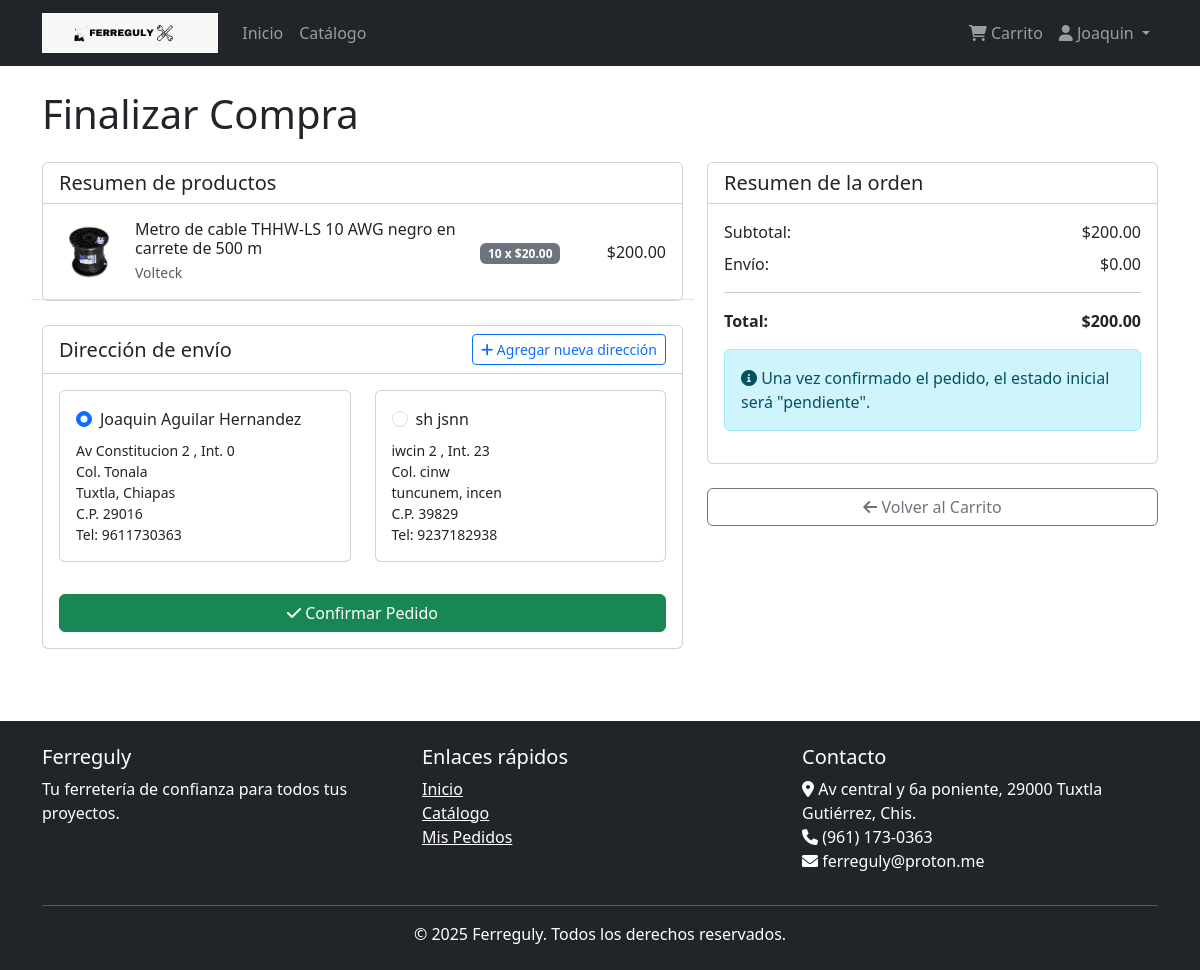
Page /pedidos/colocar-pedido/ (signed in) on the committed database.
### usuarios/models.py (models this page shows, shortened)
class Usuario(AbstractBaseUser, PermissionsMixin):
    id_usuario = models.AutoField(primary_key=True)
    nombre = models.CharField(max_length=35)
    apellidos = models.CharField(max_length=50)
    email = models.EmailField(max_length=45, unique=True)
    telefono = models.CharField(max_length=10, null=True, blank=True)
    tipo_usuario = models.CharField(
        max_length=15,
        choices=[('cliente', 'Cliente'), ('administrador', 'Administrador')],
        default='cliente'
    )
    fecha_registro = models.DateTimeField(default=timezone.now)
    activo = models.BooleanField(default=True)
    is_staff = models.BooleanField(default=False)
    is_active = models.BooleanField(default=True)
    USERNAME_FIELD = 'email'
    REQUIRED_FIELDS = ['nombre', 'apellidos']
    objects = UsuarioManager()
    class Meta:
        db_table = 'usuario'
        verbose_name = 'Usuario'
        verbose_name_plural = 'Usuarios'

class Direccion(models.Model):
    id_direccion = models.AutoField(primary_key=True)
    id_usuario = models.ForeignKey(Usuario, on_delete=models.CASCADE, related_name='direcciones')
    nombre = models.CharField(max_length=35)
    apellidos = models.CharField(max_length=50)
    telefono = models.CharField(max_length=10)
    email = models.EmailField(max_length=45)
    calle = models.CharField(max_length=80)
    numero_ext = models.CharField(max_length=10)
    numero_int = models.CharField(max_length=10, null=True, blank=True)
    colonia = models.CharField(max_length=60)
    ciudad = models.CharField(max_length=40)
    estado = models.CharField(max_length=30)
    codigo_postal = models.CharField(max_length=5)
    class Meta:
        db_table = 'direccion'
        verbose_name = 'Dirección'
        verbose_name_plural = 'Direcciones'

### pedidos/models.py (models this page shows, shortened)
class Carrito(models.Model):
    id_carrito = models.AutoField(primary_key=True)
    id_usuario = models.ForeignKey(Usuario, on_delete=models.CASCADE, related_name='carrito')
    id_producto = models.ForeignKey(Producto, on_delete=models.CASCADE, related_name='carrito_items')
    cantidad = models.IntegerField(default=1)
    fecha_agregado = models.DateTimeField(default=timezone.now)
    class Meta:
        db_table = 'carrito'
        verbose_name = 'Carrito'
        verbose_name_plural = 'Carritos'
        unique_together = ('id_usuario', 'id_producto')
        indexes = [
            models.Index(fields=['id_usuario'], name='idx_carrito_usuario'),
        ]
    @property
    def subtotal(self):
        return self.cantidad * self.id_producto.precio

### productos/models.py (models this page shows, shortened)
class Producto(models.Model):
    id_producto = models.AutoField(primary_key=True)
    nombre = models.CharField(max_length=100)
    descripcion = models.TextField()
    id_categoria = models.ForeignKey(Categoria, on_delete=models.RESTRICT, related_name='productos')
    id_marca = models.ForeignKey(Marca, on_delete=models.RESTRICT, related_name='productos')
    precio = models.DecimalField(max_digits=10, decimal_places=2)
    stock = models.IntegerField(default=0)
    imagen = models.ImageField(upload_to='productos/', max_length=200, null=True, blank=True)
    activo = models.BooleanField(default=True)
    fecha_creacion = models.DateTimeField(default=timezone.now)
    class Meta:
        db_table = 'producto'
        verbose_name = 'Producto'
        verbose_name_plural = 'Productos'
        indexes = [
            models.Index(fields=['id_categoria'], name='idx_producto_categoria'),
            models.Index(fields=['id_marca'], name='idx_producto_marca'),
        ]

class Marca(models.Model):
    id_marca = models.AutoField(primary_key=True)
    nombre = models.CharField(max_length=35)
    activo = models.BooleanField(default=True)
    class Meta:
        db_table = 'marca'
        verbose_name = 'Marca'
        verbose_name_plural = 'Marcas'

### pedidos/views.py (the view)
# urls.py: path('colocar-pedido/', views.colocar_pedido, name='colocar_pedido'),
@login_required
def colocar_pedido(request):
    carrito_items = Carrito.objects.filter(id_usuario=request.user).select_related('id_producto')
    if not carrito_items.exists():
        messages.error(request, 'Tu carrito está vacío.')
        return redirect('carrito_lista')
    for item in carrito_items:
        if item.cantidad > item.id_producto.stock:
            messages.error(
                request,
                f'La cantidad de "{item.id_producto.nombre}" supera el stock disponible ({item.id_producto.stock}).'
            )
            return redirect('carrito_lista')
    direcciones = Direccion.objects.filter(id_usuario=request.user)
    tiene_direcciones = direcciones.exists()
    if not tiene_direcciones and request.method != 'POST':
        messages.warning(request, 'Necesitas agregar una dirección para completar tu pedido.')
        return redirect('direccion_crear')
    if request.method == 'POST':
        form = PedidoForm(request.user, request.POST)
        if form.is_valid():
            try:
                with transaction.atomic():
                    subtotal = sum(item.subtotal for item in carrito_items)
                    total = subtotal  # Aquí se podría agregar lógica para impuestos, envío, etc.
                    pedido = Pedido(
                        id_usuario=request.user,
                        id_direccion_envio=form.cleaned_data['id_direccion_envio'],
                        subtotal=subtotal,
                        total=total,
                        estado='pendiente'
                    )
                    pedido.save()
                    for item in carrito_items:
                        DetallePedido.objects.create(
                            id_pedido=pedido,
                            id_producto=item.id_producto,
                            cantidad=item.cantidad,
                            precio_unitario=item.id_producto.precio,
                            subtotal=item.subtotal
                        )
                        producto = item.id_producto
                        producto.stock -= item.cantidad
                        producto.save()
                    carrito_items.delete()
                    messages.success(request, f'¡Pedido #{pedido.id_pedido} creado correctamente!')
                    return redirect('pedido_detalle', pk=pedido.id_pedido)
            except Exception as e:
                messages.error(request, f'Error al procesar el pedido: {str(e)}')
    else:
        form = PedidoForm(request.user)
    total = sum(item.subtotal for item in carrito_items)
    return render(request, 'pedidos/colocar_pedido.html', {
        'form': form,
        'carrito_items': carrito_items,
        'total': total,
        'direcciones': direcciones,
        'tiene_direcciones': tiene_direcciones
    })

### templates/pedidos/colocar_pedido.html (shortened to what this page needs)
{% extends 'base.html' %}
{% block content %}
<h1 class="mb-4">Finalizar Compra</h1>
<div class="row">
    <div class="col-md-7">
        <div class="card mb-4">
            <div class="card-header bg-white">
                <h5 class="mb-0">Resumen de productos</h5>
            </div>
            <div class="card-body p-0">
                {% for item in carrito_items %}
                    <div class="row py-3 px-3 border-bottom align-items-center">
                        <div class="col-md-8">
                            <div class="d-flex align-items-center">
                                {% if item.id_producto.imagen %}
                                    <img src="{{ item.id_producto.imagen.url }}" alt="{{ item.id_producto.nombre }}" style="width: 60px; height: 60px; object-fit: contain;" class="me-3">
                                {% else %}
                                    <div class="bg-light text-center me-3" style="width: 60px; height: 60px; line-height: 60px;">
                                        <i class="fas fa-image text-secondary"></i>
                                    </div>
                                {% endif %}
                                <div>
                                    <h6 class="mb-1">{{ item.id_producto.nombre }}</h6>
                                    <p class="text-muted mb-0 small">{{ item.id_producto.id_marca.nombre }}</p>
                                </div>
                            </div>
                        </div>
                        <div class="col-md-2 text-center">
                            <span class="badge bg-secondary">{{ item.cantidad }} x ${{ item.id_producto.precio }}</span>
                        </div>
                        <div class="col-md-2 text-end">
                            <span>${{ item.subtotal }}</span>
                        </div>
                    </div>
                {% endfor %}
            </div>
        </div>
        <div class="card mb-4">
            <div class="card-header bg-white d-flex justify-content-between align-items-center">
                <h5 class="mb-0">Dirección de envío</h5>
                <a href="{% url 'direccion_crear' %}?next=colocar_pedido" class="btn btn-sm btn-outline-primary">
                    <i class="fas fa-plus"></i> Agregar nueva dirección
                </a>
            </div>
            <div class="card-body">
                {% if tiene_direcciones %}
                    <form method="post" id="checkout-form">
                        <div class="row">
                            {% for direccion in direcciones %}
                                <div class="col-md-6 mb-3">
                                    <div class="card h-100">
                                        <div class="card-body">
                                            <div class="form-check">
                                                <input class="form-check-input" type="radio" name="id_direccion_envio" id="direccion-{{ direccion.id_direccion }}" value="{{ direccion.id_direccion }}" {% if forloop.first %}checked{% endif %}>
                                                <label class="form-check-label" for="direccion-{{ direccion.id_direccion }}">
                                                    <h6 class="card-title">{{ direccion.nombre }} {{ direccion.apellidos }}</h6>
                                                </label>
                                            </div>
                                            <p class="card-text small">
                                                {{ direccion.calle }} {{ direccion.numero_ext }}
                                                {% if direccion.numero_int %}, Int. {{ direccion.numero_int }}{% endif %}<br>
                                                Col. {{ direccion.colonia }}<br>
                                                {{ direccion.ciudad }}, {{ direccion.estado }}<br>
                                                C.P. {{ direccion.codigo_postal }}<br>
                                                Tel: {{ direccion.telefono }}
                                            </p>
                                        </div>
                                    </div>
                                </div>
                            {% endfor %}
                        </div>
                        <div class="d-grid gap-2 mt-3">
                            <button type="submit" class="btn btn-success">
                                <i class="fas fa-check"></i> Confirmar Pedido
                            </button>
                        </div>
                    </form>
                {% endif %}
            </div>
        </div>
    </div>
    <div class="col-md-5">
        <div class="card mb-4">
            <div class="card-header bg-white">
                <h5 class="mb-0">Resumen de la orden</h5>
            </div>
            <div class="card-body">
                <div class="d-flex justify-content-between mb-2">
                    <span>Subtotal:</span>
                    <span>${{ total }}</span>
                </div>
                <div class="d-flex justify-content-between mb-2">
                    <span>Envío:</span>
                    <span>$0.00</span>
                </div>
                <hr>
                <div class="d-flex justify-content-between mb-2">
                    <strong>Total:</strong>
                    <strong>${{ total }}</strong>
                </div>
                <div class="alert alert-info mt-3">
                    <i class="fas fa-info-circle"></i> Una vez confirmado el pedido, el estado inicial será "pendiente".
                </div>
            </div>
        </div>
        <a href="{% url 'carrito_lista' %}" class="btn btn-outline-secondary w-100">
            <i class="fas fa-arrow-left"></i> Volver al Carrito
        </a>
    </div>
</div>
{% endblock %}

### templates/base.html (shortened to what this page needs)
{% load static %}
<!DOCTYPE html>
<html lang="es">
<head>
    <link href="https://cdn.jsdelivr.net/npm/bootstrap@5.3.0-alpha1/dist/css/bootstrap.min.css" rel="stylesheet">
    <link rel="stylesheet" href="https://cdnjs.cloudflare.com/ajax/libs/font-awesome/6.0.0/css/all.min.css">
</head>
<body>
    <nav class="navbar navbar-expand-lg navbar-dark bg-dark">
        <div class="container">
            <a class="navbar-brand" href="{% url 'inicio' %}">
                <img src="{% static 'img/ferreguly.jpeg' %}" alt="Ferreguly Logo" style="height: 40px; width: auto;">
            </a>
            <div class="collapse navbar-collapse" id="navbarNav">
                <ul class="navbar-nav me-auto">
                    <li class="nav-item">
                        <a class="nav-link" href="{% url 'inicio' %}">Inicio</a>
                    </li>
                    <li class="nav-item">
                        <a class="nav-link" href="{% url 'catalogo' %}">Catálogo</a>
                    </li>
                </ul>
                <ul class="navbar-nav">
                    {% if user.is_authenticated %}
                        <li class="nav-item">
                            <a class="nav-link" href="{% url 'carrito_lista' %}">
                                <i class="fas fa-shopping-cart"></i> Carrito
                            </a>
                        </li>
                        <li class="nav-item dropdown">
                            <a class="nav-link dropdown-toggle" href="#" role="button" data-bs-toggle="dropdown">
                                <i class="fas fa-user"></i> {{ user.nombre }}
                            </a>
                        </li>
                    {% endif %}
                </ul>
            </div>
        </div>
    </nav>
    <main class="container my-4">
        {% block content %}{% endblock %}
    </main>
    <footer class="bg-dark text-white py-4 mt-5">
        <div class="container">
            <div class="row">
                <div class="col-md-4">
                    <h5>Ferreguly</h5>
                    <p>Tu ferretería de confianza para todos tus proyectos.</p>
                </div>
                <div class="col-md-4">
                    <h5>Enlaces rápidos</h5>
                    <ul class="list-unstyled">
                        <li><a href="{% url 'inicio' %}" class="text-white">Inicio</a></li>
                        <li><a href="{% url 'catalogo' %}" class="text-white">Catálogo</a></li>
                        {% if user.is_authenticated %}
                            <li><a href="{% url 'pedidos_lista' %}" class="text-white">Mis Pedidos</a></li>
                        {% else %}
                            <li><a href="{% url 'login' %}" class="text-white">Iniciar Sesión</a></li>
                        {% endif %}
                    </ul>
                </div>
                <div class="col-md-4">
                    <h5>Contacto</h5>
                    <address>
                        <i class="fas fa-map-marker-alt"></i> Av central y 6a poniente, 29000 Tuxtla Gutiérrez, Chis.<br>
                        <i class="fas fa-phone"></i> (961) 173-0363<br>
                        <i class="fas fa-envelope"></i> ferreguly@proton.me
                    </address>
                </div>
            </div>
            <hr>
            <div class="row">
                <div class="col-12 text-center">
                    <p class="mb-0">&copy; {% now "Y" %} Ferreguly. Todos los derechos reservados.</p>
                </div>
            </div>
        </div>
    </footer>
</body>
</html>

### rows in the picture
Usuario: nombre "Joaquin"
Carrito: id_producto.imagen (picture), id_producto.nombre "Metro de cable THHW-LS 10 AWG negro en carrete de 500 m", id_producto.id_marca.nombre "Volteck", cantidad "10", id_producto.precio "20.00", subtotal "200.00"
Direccion: nombre "Joaquin", apellidos "Aguilar Hernandez", calle "Av Constitucion", numero_ext "2", numero_int "0", colonia "Tonala", ciudad "Tuxtla", estado "Chiapas", codigo_postal "29016", telefono "9611730363"
Direccion: nombre "sh", apellidos "jsnn", calle "iwcin", numero_ext "2", numero_int "23", colonia "cinw", ciudad "tuncunem", estado "incen", codigo_postal "39829", telefono "9237182938"

### other values in the picture
{{ total }} "200.00"
